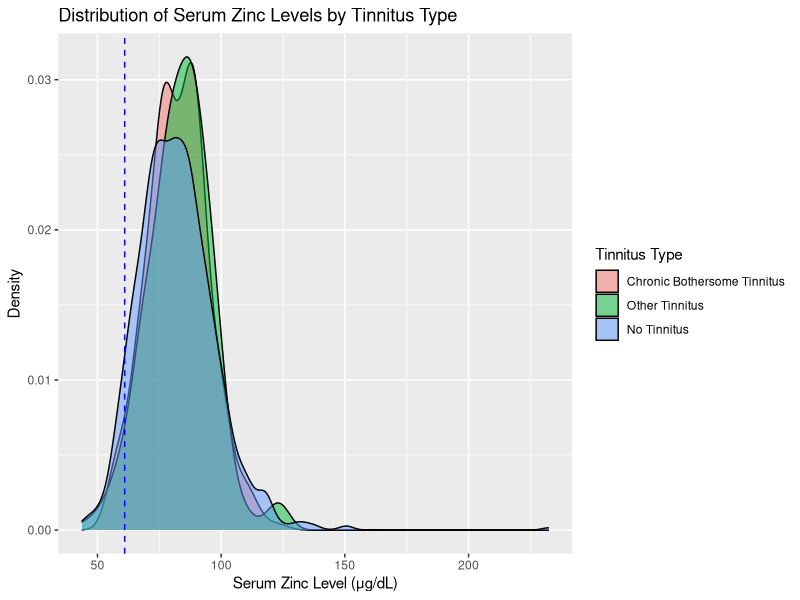
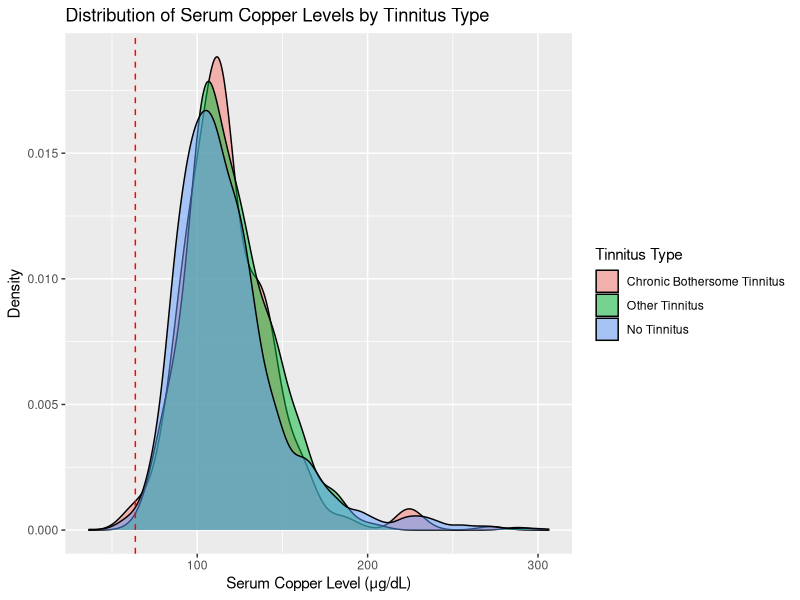
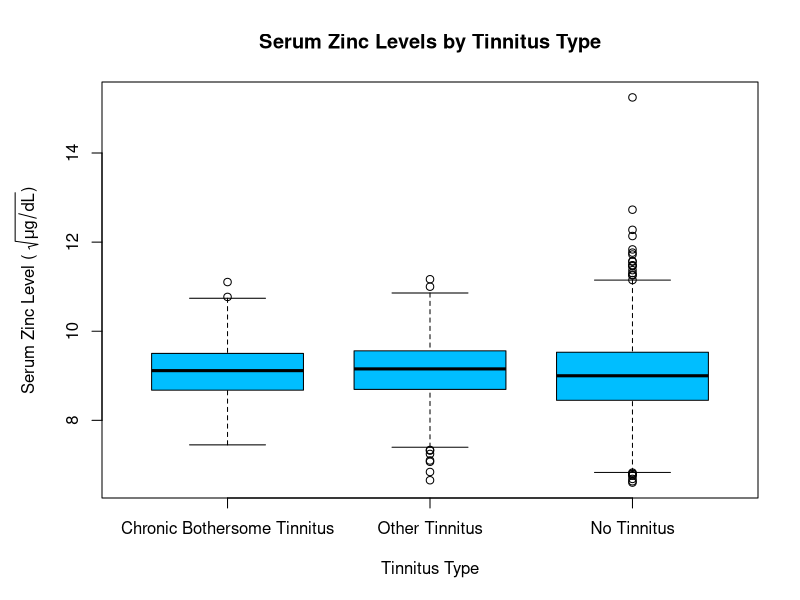
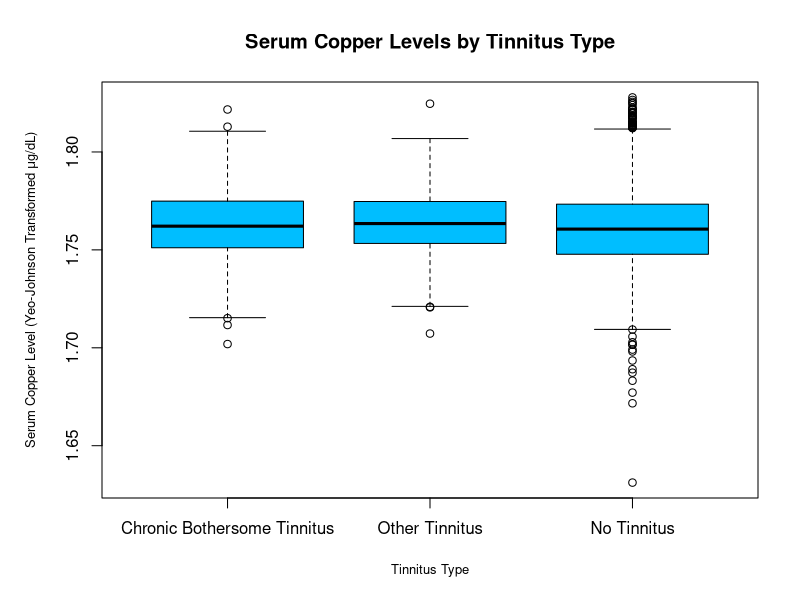

The R source for these figures, in order:
## ---- chunk 1
library(survey)
library(tidyverse)
library(ggplot2)
## ---- chunk 2
# grabbing our finalized data sheet from generated from our processing script earlier
df <- read.csv("../Data/processed_metal_data.csv")
## ---- chunk 3
# setting a var to factor and removing the csv artifact column
df$tinnitus_type <- as.factor(df$tinnitus_type)
levels(df$tinnitus_type) <- c("Chronic Bothersome Tinnitus", "Other Tinnitus", "No Tinnitus")

df <- select(df, -X)
## ---- chunk 4
tinnitus_design <- svydesign(data = df, id = ~psu, strata = ~stratum, weights = ~combined_subsample_weight, nest = TRUE)
## ---- chunk 5
weighted_sextest <- svychisq(~tinnitus_type + sex, design = tinnitus_design)
weighted_sextest$observed
weighted_sextest


weighted_ethtest <- svychisq(~tinnitus_type + ethnicity, design = tinnitus_design)
weighted_ethtest$observed
weighted_ethtest
## ---- chunk 6
lmzn <- svyglm(normedZinc ~ tinnitus_type + age_yrs + ethnicity + sex + speech_in_noise, design = tinnitus_design)
summary(lmzn)


lmcu <- svyglm(normedCopper ~ tinnitus_type + age_yrs + ethnicity + sex + speech_in_noise, design = tinnitus_design)
summary(lmcu)

## ---- chunk 7
zn_def_logit <- svyglm(zinc_deficiency ~ tinnitus_type + age_yrs + ethnicity + sex + speech_in_noise, design = tinnitus_design, family = "quasibinomial")
summary(zn_def_logit)


cu_def_logit <- svyglm(copper_deficiency ~ tinnitus_type + age_yrs + ethnicity + sex + speech_in_noise, design = tinnitus_design, family = "quasibinomial")
summary(cu_def_logit)

## ---- chunk 8
# non-normalized density plots

ggplot(data = df) +
  geom_density(mapping = aes(x = zinc, weight = combined_subsample_weight, fill = tinnitus_type), alpha = .5) +
  geom_vline(xintercept = 61, color = "blue", linetype = 2) +
  labs(x = "Serum Zinc Level (\u03BCg/dL)", y = "Density", title = "Distribution of Serum Zinc Levels by Tinnitus Type", fill = "Tinnitus Type")
#ggsave("../Output/Figures/Final_Zinc_Density.png")


ggplot(data = df) +
  geom_density(mapping = aes(x = copper, weight = combined_subsample_weight, fill = tinnitus_type), alpha = .5) +
  geom_vline(xintercept = 63.7, color = "red", linetype = 2) +
  labs(x = "Serum Copper Level (\u03BCg/dL)", y = "Density", title = "Distribution of Serum Copper Levels by Tinnitus Type", fill = "Tinnitus Type")
#ggsave("../Output/Figures/Final_Copper_Density.png")

## ---- chunk 9
# adjusts text spacing so it all fits
par(mar = c(5, 5, 4, 2) + .1)

svyboxplot(normedZinc~tinnitus_type, design = tinnitus_design, xlab = "Tinnitus Type", ylab = expression("Serum Zinc Level ( " * sqrt(mu *g/dL) * ")"), main = "Serum Zinc Levels by Tinnitus Type", all.outliers = TRUE, col = "#00beff", boxwex = .75)



par(mar = c(5, 5, 4, 2) + .1, cex.lab = .78)

svyboxplot(normedCopper~tinnitus_type, design = tinnitus_design, all.outliers = TRUE, xlab = "Tinnitus Type", ylab = expression("Serum Copper Level (Yeo-Johnson Transformed " * mu *"g/dL)"), main = "Serum Copper Levels by Tinnitus Type", col = "#00beff", boxwex = .75)
